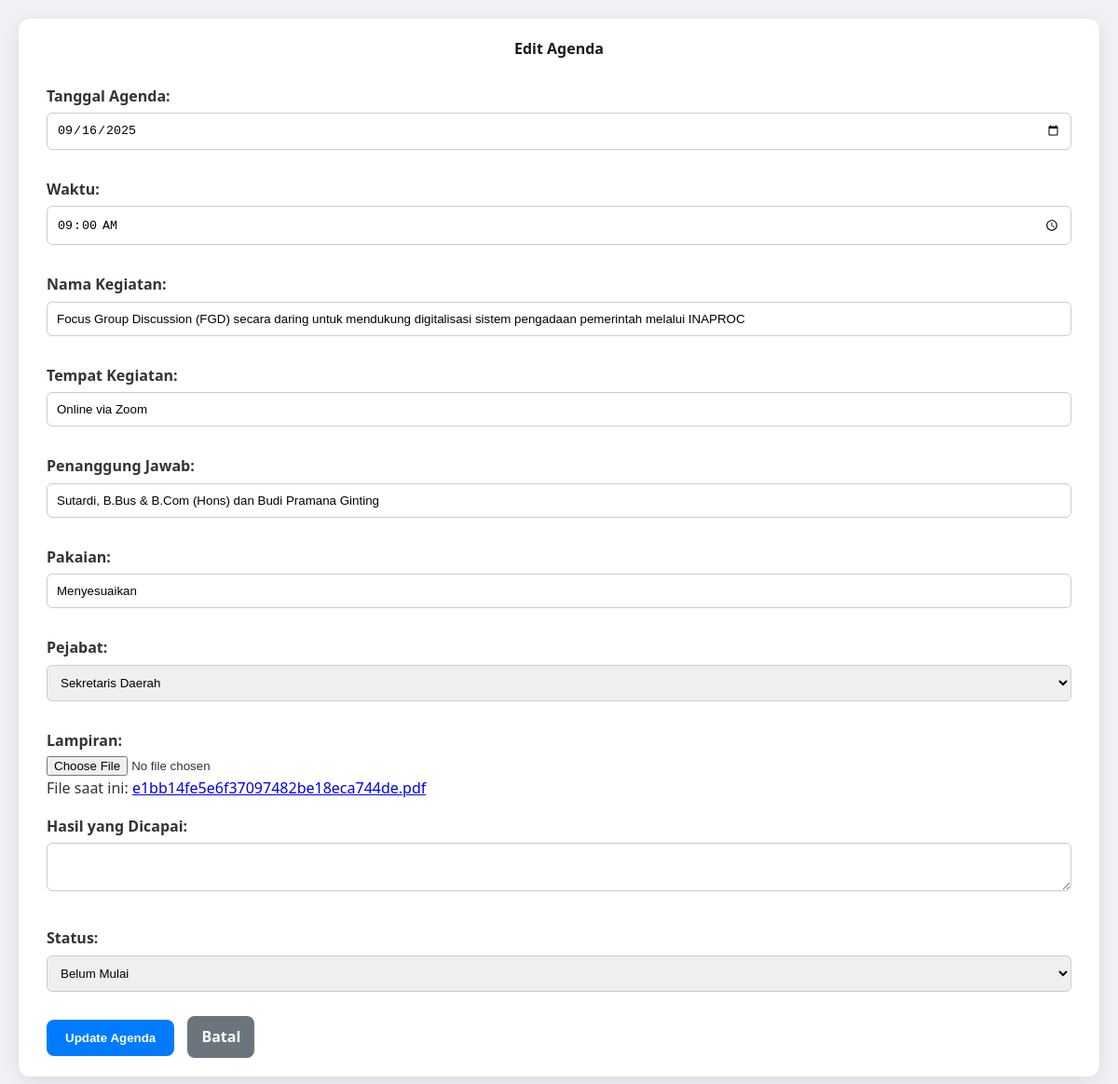
Screenshot of /edit.php?id=24 with the database file from the repository.
### tables this page shows
CREATE TABLE `tb_agenda` (
  `id_agenda` int(11) NOT NULL,
  `tgl_agenda` date NOT NULL,
  `waktu` time NOT NULL,
  `nama_kegiatan` varchar(3065) NOT NULL,
  `tempat_kegiatan` varchar(3065) NOT NULL,
  `penanggungjawab_kegiatan` varchar(3065) NOT NULL,
  `pakaian_kegiatan` varchar(3065) NOT NULL,
  `pejabat` varchar(3065) NOT NULL,
  `lampiran` text DEFAULT NULL,
  `id_status` int(11) NOT NULL,
  `hasil_agenda` text DEFAULT NULL
);

### edit.php (the view, shortened to what this page needs)
<?php
include 'koneksi.php';
$agenda = null;
if (isset($_GET['id']) && is_numeric($_GET['id'])) {
    $id_agenda = $_GET['id'];
    $sql = "SELECT * FROM tb_agenda WHERE id_agenda = ?";
    $stmt = $koneksi->prepare($sql);
    $stmt->bind_param("i", $id_agenda);
    $stmt->execute();
    $result = $stmt->get_result();
    if ($result->num_rows > 0) {
        $agenda = $result->fetch_assoc();
    } else {
        $pesan_error = "Data agenda tidak ditemukan.";
    }
} else {
    $pesan_error = "ID agenda tidak valid.";
}
$sql_status = "SELECT * FROM tb_status ORDER BY nama_status ASC";
$result_status = $koneksi->query($sql_status);
$sql_pejabat = "SELECT * FROM tb_pejabat ORDER BY kode_pejabat ASC";
$result_pejabat = $koneksi->query($sql_pejabat);
?>
<!DOCTYPE html>
<html lang="id">
<head>
    <link rel="stylesheet" href="style.css">
</head>
<body>
    <div class="container">
        <h2>Edit Agenda</h2>
        <?php if ($agenda): ?>
        <form id="formAgenda" action="edit.php?id=<?php echo htmlspecialchars($agenda['id_agenda']); ?>" method="post" enctype="multipart/form-data">
            <label for="tgl_agenda">Tanggal Agenda:</label>
            <input type="date" name="tgl_agenda" id="tgl_agenda_input" value="<?php echo htmlspecialchars($agenda['tgl_agenda']); ?>" required>
            <label for="waktu">Waktu:</label>
            <input type="time" name="waktu" value="<?php echo htmlspecialchars($agenda['waktu']); ?>" required>
            <label for="nama_kegiatan">Nama Kegiatan:</label>
            <input type="text" name="nama_kegiatan" value="<?php echo htmlspecialchars($agenda['nama_kegiatan']); ?>" required>
            <label for="tempat_kegiatan">Tempat Kegiatan:</label>
            <input type="text" name="tempat_kegiatan" value="<?php echo htmlspecialchars($agenda['tempat_kegiatan']); ?>" required>
            <label for="penanggungjawab_kegiatan">Penanggung Jawab:</label>
            <input type="text" name="penanggungjawab_kegiatan" value="<?php echo htmlspecialchars($agenda['penanggungjawab_kegiatan']); ?>" required>
            <label for="pakaian_kegiatan">Pakaian:</label>
            <input type="text" name="pakaian_kegiatan" value="<?php echo htmlspecialchars($agenda['pakaian_kegiatan']); ?>" required>
            <label for="pejabat">Pejabat:</label>
            <select name="pejabat" id="pejabat" required>
                <?php
                if ($result_pejabat && $result_pejabat->num_rows > 0) {
                    while($row_pejabat = $result_pejabat->fetch_assoc()) {
                        $selected = ($row_pejabat['id'] == $agenda['pejabat']) ? 'selected' : '';
                        echo "<option value='" . htmlspecialchars($row_pejabat['id']) . "' " . $selected . ">" . htmlspecialchars($row_pejabat['nama_jabatan']) . "</option>";
                    }
                } else {
                    echo "<option value=''>Tidak ada pejabat</option>";
                }
                ?>
            </select>
            <label for="lampiran">Lampiran:</label>
            <input type="file" name="lampiran" id="lampiran">
            <?php if (!empty($agenda['lampiran'])): ?>
                <p>File saat ini: <a href="uploads/<?php echo htmlspecialchars($agenda['lampiran']); ?>" target="_blank"><?php echo htmlspecialchars($agenda['lampiran']); ?></a></p>
            <?php endif; ?>
            <label for="hasil_agenda">Hasil yang Dicapai:</label>
            <textarea name="hasil_agenda" id="hasil_agenda"><?php echo htmlspecialchars($agenda['hasil_agenda']); ?></textarea>
            <label for="status">Status:</label>
            <select name="status" id="status" required>
                <?php
                if ($result_status && $result_status->num_rows > 0) {
                    while($row_status = $result_status->fetch_assoc()) {
                        $selected = ($row_status['id_status'] == $agenda['id_status']) ? 'selected' : '';
                        echo "<option value='" . htmlspecialchars($row_status['id_status']) . "' " . $selected . ">" . htmlspecialchars($row_status['nama_status']) . "</option>";
                    }
                } else {
                    echo "<option value=''>Tidak ada status</option>";
                }
                ?>
            </select>
            <button type="submit">Update Agenda</button>
            <a href="index.php" class="button-kembali">Batal</a>
        </form>
        <?php endif; ?>
    </div>
</body>
</html>

### style.css (style rules this page uses)
html, body, div, span, applet, object, iframe, h1, h2, h3, h4, h5, h6, p, blockquote, pre, a, abbr, acronym, address, big, cite, code, del, dfn, em, img, ins, kbd, q, s, samp, small, strike, strong, sub, sup, tt, var, b, u, i, center, dl, dt, dd, ol, ul, li, fieldset, form, label, legend, table, caption, tbody, tfoot, thead, tr, th, td, article, aside, canvas, details, embed, figure, figcaption, footer, header, hgroup, menu, nav, output, ruby, section, summary, time, mark, audio, video { margin: 0; padding: 0; border: 0; font-size: 100%; font: inherit; vertical-align: baseline; }
body { line-height: 1; }
body { font-family: 'Segoe UI', Arial, sans-serif; background-color: #f0f2f5; margin: 0; padding: 20px; color: #333; line-height: 1.6; }
.container { max-width: 1800px; margin: auto; background-color: #fff; padding: 20px 30px; border-radius: 12px; box-shadow: 0 4px 20px rgba(0, 0, 0, 0.1); }
h2 { text-align: center; color: #1a1a1a; font-weight: 600; margin-bottom: 25px; }
form label { display: block; margin-top: 15px; font-weight: bold; }
form input[type="text"], form input[type="date"], form input[type="time"], form textarea, form select { width: 100%; padding: 10px; margin-top: 5px; margin-bottom: 15px; box-sizing: border-box; border: 1px solid #ccc; border-radius: 6px; transition: border-color 0.3s ease; }
form button { background-color: #007bff; color: white; padding: 12px 20px; border: none; border-radius: 8px; margin-top: 15px; cursor: pointer; font-weight: 600; transition: background-color 0.3s ease; }
.button-kembali { display: inline-block; background-color: #6c757d; color: white; padding: 10px 15px; text-decoration: none; border-radius: 8px; transition: background-color 0.3s ease; margin-left: 10px; font-weight: 600; }

### rows the page displays
tb_agenda: tgl_agenda "09/16/2025", waktu "09:00:00", nama_kegiatan "Focus Group Discussion (FGD) secara daring untuk mendukung digitalisasi sistem pengadaan pemerintah melalui INAPROC", tempat_kegiatan "Online via Zoom", penanggungjawab_kegiatan "Sutardi, B.Bus & B.Com (Hons) dan Budi Pramana Ginting", pakaian_kegiatan "Menyesuaikan", lampiran "e1bb14fe5e6f37097482be18eca744de.pdf"

### other values shown
form field pejabat "Sekretaris Daerah"
form field status "Belum Mulai"
